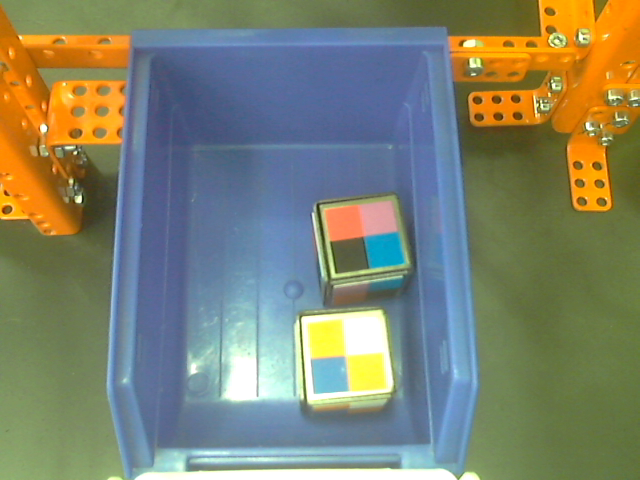
#> input picture Hub/res/hub2.png, 640 x 480 px, found by its file name
$ python main.py
#> lines starting #> are read from the running program, lines starting #| are printed output that depends on the picture; after the words box and inside, x2 and y2 are one past the last pixel; in counts of white or black regions, pixels touching at a corner belong together
import numpy as np
import cv2
import math
import typing

from dataclasses import dataclass
from itertools import product, combinations
from functools import cached_property, lru_cache

W, H = 400, 460
TARGET_MARKING = None

def load_on_drone(x, y):
    print('loading on drone...')
    print(x, y)
    print()


def transform_perspective(frame):
    in_pts = [[130, 42], [103, 400], [480, 400], [447, 40]]
    in_pts = np.int0(np.array(in_pts))
    out_pts = [(0, 0), (0, H), (W, H), (W, 0)]

    M = cv2.getPerspectiveTransform(np.float32(in_pts), np.float32(out_pts))

    return cv2.warpPerspective(frame, M, (W, H))

def dist(p1: tuple, p2: tuple):
    '''L2 distance'''
    diff = [a - b for a, b in zip(p1, p2)]
    return math.sqrt(np.sum(np.square(diff)))

def nearest_color(color):
    colors = {
        0: (255, 255, 255),  # white
        1: (40, 40, 40),     # black
        2: (95, 95, 230),    # red
        3: (80, 160, 250),   # orange
        4: (70, 240, 235),   # yellow
        5: (120, 200, 0),    # green
        6: (255, 205, 0),    # cyan
        7: (210, 120, 10),   # blue
        8: (225, 150, 90),   # violet
        9: (205, 145, 215)   # magenta
    }

    code, _ = min(colors.items(), key=lambda x: dist(x[1], color))
    return code


def mean_color(img, m, n):
    '''mean color of `img` in `10`x`10` at `m`th, `n`th quadrant'''
    y, x = 45+m*100, 45+n*100
    section = img[y:y+10, x:x+10, :]
    return tuple(np.mean(section, axis=(0, 1)))


@dataclass(eq=True, order=True)
class CubeFace:
    area: float
    box: typing.Any
    bad: bool = False

    @cached_property
    def mask(self):
        m = np.zeros((H, W))
        cv2.drawContours(m, [self.box], -1, 1, -1, cv2.LINE_AA)
        return m


def cnt2face(cnt):
    '''Строит `CubeFace object` по контуру, если возможно, иначе `None`'''
    rect = cv2.minAreaRect(cnt)
    box = np.int0(cv2.boxPoints(rect))
    area = int(rect[1][0] * rect[1][1])
    side1, side2 = dist(box[0], box[1]), dist(box[1], box[2])

    if area > 2500 and abs(side1 - side2) < min(side1, side2):
        return CubeFace(area, box)


def mark_colors(img, box):
    '''
    Растягиваем изображение груза в куб и находим цвета четырех областей,
    соответсвующих центрам квадратов цветовой маркировки
    '''
    dst = np.float32([(0, 0), (0, 200), (200, 200), (200, 0)])
    transform = cv2.getPerspectiveTransform(box.astype(np.float32), dst)
    face = cv2.warpPerspective(img, transform, (200, 200))
    cv2.imshow('face', face)
    cv2.waitKey(0)

    return (mean_color(face, m, n) for m, n in product(range(2), repeat=2))


def get_actual_marking(marking: list):
    '''"rotates" marking, till it gets correct'''

    for i in (0, 1, 3, 2):
        main = marking[i]
        aligned = marking[(i + 1) % 4]
        control = marking[(i - 1) % 4]
        remainder = marking[(i + 2) % 4]

        if main + aligned == 11 and main + control != 11:
            return (main, aligned, control, remainder)


def main():
    frame = cv2.imread(r"hub\res\hub2.png")
#> frame is the input picture: shape (480, 640, 3); mean B, G, R 111.1, 131.4, 126.3
    frame = transform_perspective(frame)
#> in transform_perspective, `return cv2.warpPerspective(frame, M, (W, H))`:
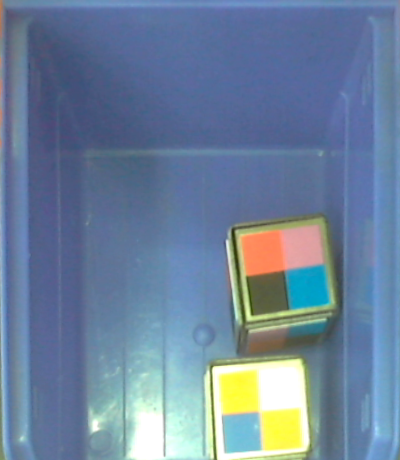
#> returned value: shape (460, 400, 3); mean of channels 0, 1, 2 156, 130.3, 108.5; drawn as B, G, R

    cv2.imshow('f', frame)

    CannyMax = 20 * 10
    CannyMin = 10 * 10
    blur_ksize = 7

    blur = cv2.GaussianBlur(frame, (blur_ksize, blur_ksize), 0)
    gray = cv2.cvtColor(blur, cv2.COLOR_BGR2GRAY)
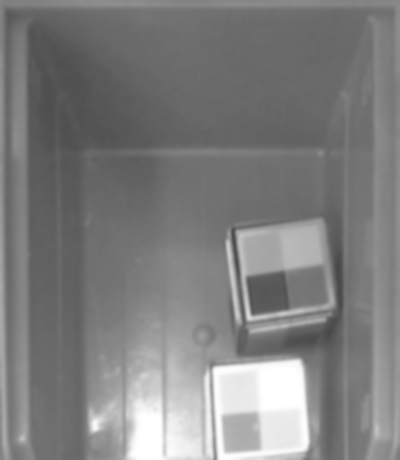
#> gray: shape (460, 400); min 72, max 255, mean 126.7
    edges = cv2.Canny(gray, CannyMax, CannyMin)
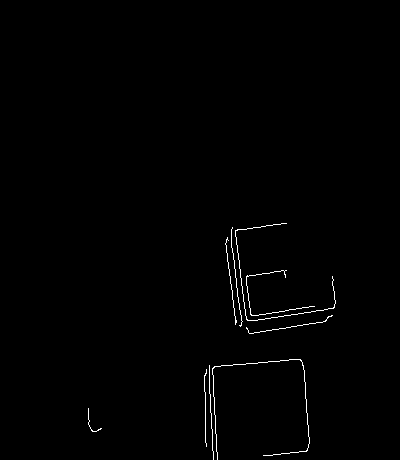
#> edges: shape (460, 400); 0.67% white in thin lines or dots, all inside (x1, y1, x2, y2) = (88, 223, 336, 460)

    contours, _ = cv2.findContours(edges, cv2.RETR_TREE, cv2.CHAIN_APPROX_SIMPLE)
#> contours = 9 contours, all with area under 20
    faces = list([cnt2face(cnt) for cnt in contours if cnt2face(cnt)])
#> faces = 3 items

    m = np.zeros((H, W))
    for face in faces:
        m = cv2.bitwise_or(m, face.mask)
#> this loop made 3 passes
#> pass 1, in main, `m = cv2.bitwise_or(m, face.mask)`:
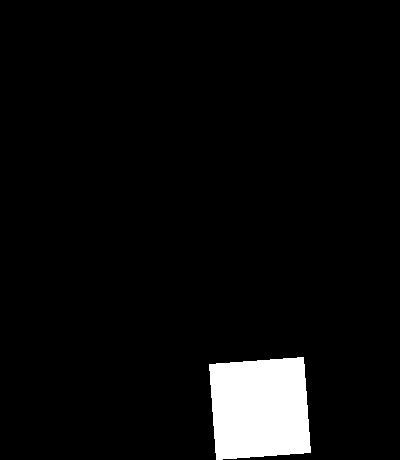
#> m: shape (460, 400) float64; values 0 (black) and 1 (white), 5% white; 1 white region, box (x1, y1, x2, y2) and area: (209, 357, 311, 460) 9169
#> pass 3, in main, `m = cv2.bitwise_or(m, face.mask)`:
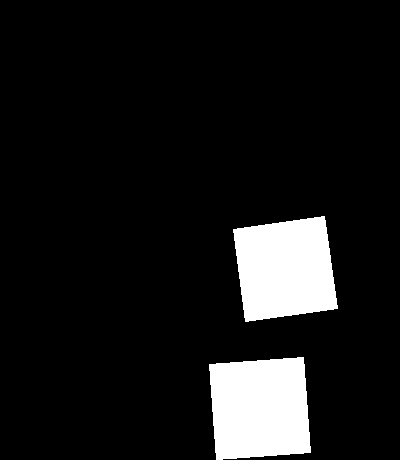
#> m: shape (460, 400) float64; values 0 (black) and 1 (white), 9.7% white; 2 white regions, box (x1, y1, x2, y2) and area: (209, 357, 311, 460) 9169, (233, 216, 338, 322) 8765
    cv2.imshow('mask', m)


    # Сравниваем друг с другом все маски верхних сторон кубов и оставляем только самые крупные,
    # на которые не накладываются более крупные маски
    for f1, f2 in combinations(faces, 2):
        if (f1.mask.flatten() @ f2.mask.flatten()) / np.sum(f1.mask) > 0.2:
                min(f1, f2).bad = True

    faces = (f for f in faces if not f.bad)

    for face in faces:
        marking = [nearest_color(c) for c in mark_colors(frame, face.box)]
        print(f'{marking=}')
        marking = get_actual_marking(marking)
        print(f'actual {marking=}')


        if marking == TARGET_MARKING:
            coords = 'hello', 'world'
            load_on_drone(*coords)
#> this loop made 2 passes
#> (marking, coords) on passes 1 to 2: ([8, 4, 4, 0], ('hello', 'world')), ([1, 7, 3, 9], ('hello', 'world'))
#> (printed output is left out)
#> pass 1, in mark_colors, `face = cv2.warpPerspective(img, transform, (200, 200))`:
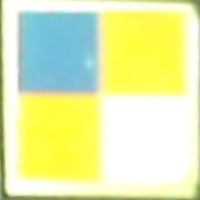
#> face: shape (200, 200, 3); mean B, G, R 172.6, 239.4, 228.7
#> pass 2, in mark_colors (call 2), `face = cv2.warpPerspective(img, transform, (200, 200))`:
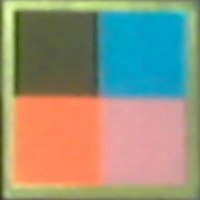
#> face: shape (200, 200, 3); mean B, G, R 125.4, 146.8, 150

    cv2.waitKey(0)

if __name__ == '__main__':
    main()
